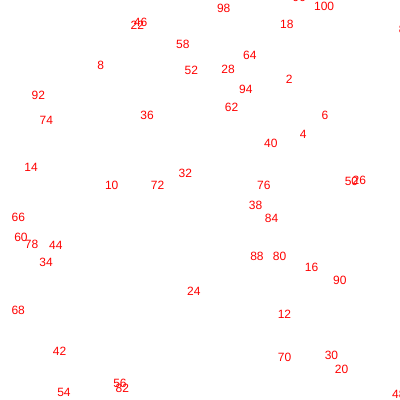
Frame 1 (no input)
Frame 60 (no input): identical to frame 1, image omitted
Frame 120 (the mouse pressed at the canvas centre since frame 60): identical to frame 1, image omitted

The p5.js sketch that drew this single still picture (run headless with seeded random() and noise() and a simulated clock; from frame 60 on, the mouse is pressed at the canvas centre):

// p5.js sketch
// ── sketch.js
function setup() {
  createCanvas(400, 400);
  //Tegner de lige tal mellem 0 og 100 tilfældige steder på skærmen med farven rød.
  fill(255, 0, 0);
  for (let i = 1; i < 101; i++) {
    if (i % 2 == 0) {
      text(i, random(0, width), random(0, height));
    }
  }
}

function draw() {}
